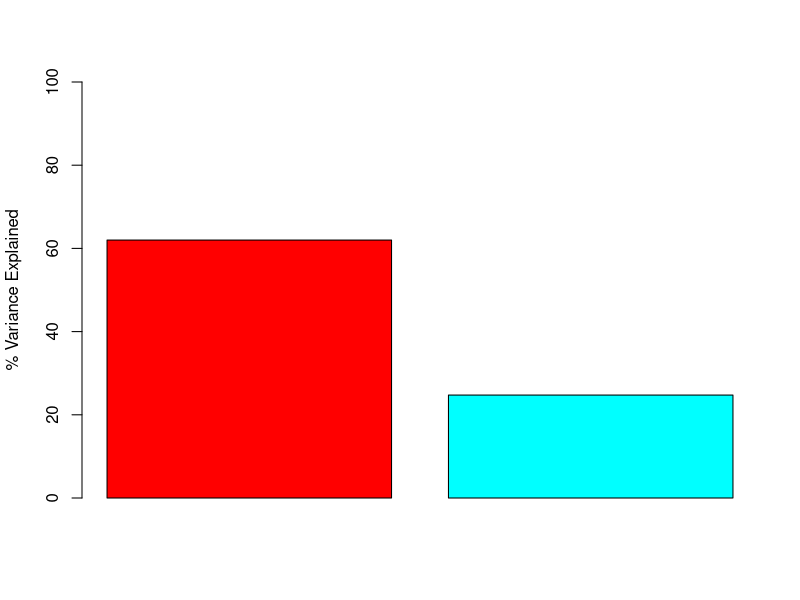
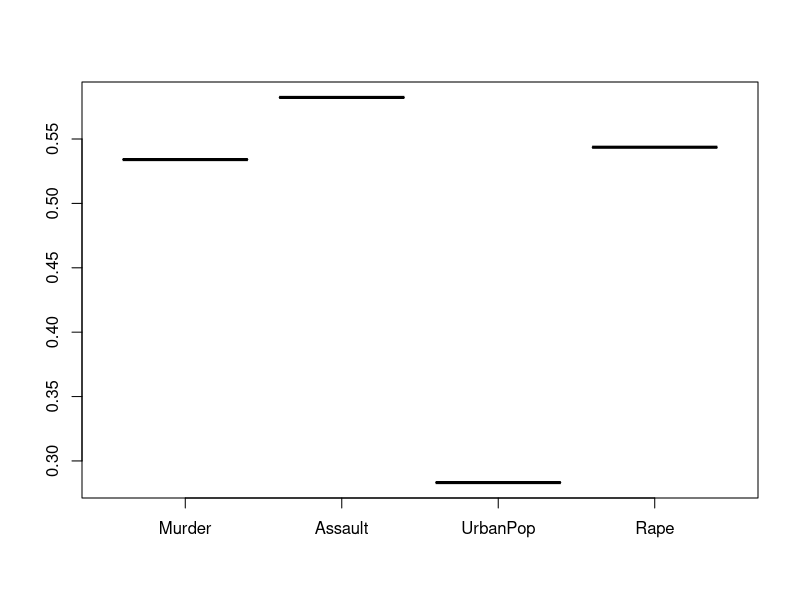

The R script that drew these images, in order:
## ---- chunk 1
library(boot); library(ggplot2)
## ---- chunk 2
set.seed(1)
# Calculate matrix of % variance explained.
boot.fn = function(d, i) {
  pr.out = prcomp(d[i,], scale = TRUE)
  pr.var = pr.out$sdev^2
  return( (pr.var / sum(pr.var))[1:2] )
}
pca = boot.fn(USArrests)
bs  = boot(USArrests, boot.fn, R = 1000)

barplot(100 * pca, xlab='', ylab='% Variance Explained', ylim = c(0, 100), col = rainbow(2))
## ---- chunk 3
sd(bs$t)
boot.ci(bs, type='bca')
## ---- chunk 4
# boot.fn = function(data, i) {
#   pr.out = prcomp(data[i,], scale=TRUE)
#   v = pr.out$rotation[,1]
#   i = which.max(abs(v))
#   return(v)
# }
# bs = boot(USArrests, boot.fn, R = 1000)
# boxplot(bs)

boot.fn = function(data, i) {
  sampled = sample(nrow(data[i, ]), 1000, replace = TRUE)
  d       = data[i, ][sampled, ]
  pca.out = prcomp(d, scale=T)
  pca.v   = pca.out$rotation[,1]
  i       = which.max(abs(pca.v))
  pca.vf  = pca.v * sign(pca.v[i])
  return(t(data.frame(pca.vf)))
}
## ---- chunk 5
boxplot(boot.fn(USArrests))
